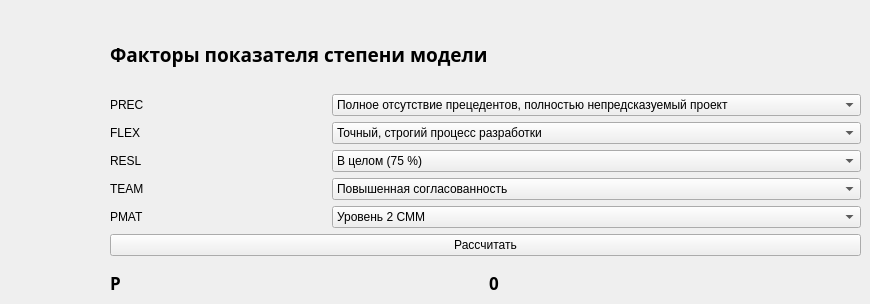
      <widget class="QWidget" name="tab_2">
       <attribute name="title">
        <string>Расчет показателя степени</string>
       </attribute>
       <widget class="QWidget" name="layoutWidget">
        <property name="geometry">
         <rect>
          <x>110</x>
          <y>20</y>
          <width>751</width>
          <height>236</height>
         </rect>
        </property>
        <layout class="QGridLayout" name="gridLayout_8">
         <item row="4" column="0">
          <widget class="QLabel" name="label_24">
           <property name="toolTip">
            <string>Сплоченность команды</string>
           </property>
           <property name="text">
            <string>TEAM</string>
           </property>
          </widget>
         </item>
         <item row="1" column="1">
          <widget class="QComboBox" name="powComboBox_1">
           <item>
            <property name="text">
             <string>Полное отсутствие прецедентов, полностью непредсказуемый проект</string>
            </property>
           </item>
           <item>
            <property name="text">
             <string>Почти полное отсутствие прецедентов, в значительной мере непредсказуемый проект</string>
            </property>
           </item>
           <item>
            <property name="text">
             <string>Наличие некоторого количества прецедентов</string>
            </property>
           </item>
           <item>
            <property name="text">
             <string>Общее знакомство с проектом</string>
            </property>
           </item>
           <item>
            <property name="text">
             <string>Значительное знакомство с проектом</string>
            </property>
           </item>
           <item>
            <property name="text">
             <string>Полное знакомство с проектом</string>
            </property>
           </item>
          </widget>
         </item>
         <item row="0" column="0" colspan="2">
          <widget class="QLabel" name="label_20">
           <property name="font">
            <font>
             <family>HelveticaNeueCyr</family>
             <pointsize>14</pointsize>
             <weight>75</weight>
             <bold>true</bold>
            </font>
           </property>
           <property name="text">
            <string>Факторы показателя степени модели</string>
           </property>
          </widget>
         </item>
         <item row="3" column="1">
          <widget class="QComboBox" name="powComboBox_3">
           <property name="currentIndex">
            <number>3</number>
           </property>
           <item>
            <property name="text">
             <string>Малое (20 %)</string>
            </property>
           </item>
           <item>
            <property name="text">
             <string>Некоторое (40 %)</string>
            </property>
           </item>
           <item>
            <property name="text">
             <string>Частое (60 %)</string>
            </property>
           </item>
           <item>
            <property name="text">
             <string>В целом (75 %)</string>
            </property>
           </item>
           <item>
            <property name="text">
             <string>Почти полное (90 %)</string>
            </property>
           </item>
           <item>
            <property name="text">
             <string>Полное (100%) </string>
            </property>
           </item>
          </widget>
         </item>
         <item row="1" column="0">
          <widget class="QLabel" name="label_21">
           <property name="toolTip">
            <string>Новизна проекта </string>
           </property>
           <property name="text">
            <string>PREC</string>
           </property>
          </widget>
         </item>
         <item row="5" column="1">
          <widget class="QComboBox" name="powComboBox_5">
           <property name="currentIndex">
            <number>2</number>
           </property>
           <item>
            <property name="text">
             <string>Уровень 1 СММ</string>
            </property>
           </item>
           <item>
            <property name="text">
             <string>Уровень 1+ СММ</string>
            </property>
           </item>
           <item>
            <property name="text">
             <string>Уровень 2 СММ</string>
            </property>
           </item>
           <item>
            <property name="text">
             <string>Уровень 3 СММ</string>
            </property>
           </item>
           <item>
            <property name="text">
             <string>Уровень 7 СММ</string>
            </property>
           </item>
           <item>
            <property name="text">
             <string>Уровень 5 СММ</string>
            </property>
           </item>
          </widget>
         </item>
         <item row="2" column="0">
          <widget class="QLabel" name="label_22">
           <property name="toolTip">
            <string>Гибкость процесса разработки</string>
           </property>
           <property name="text">
            <string>FLEX</string>
           </property>
          </widget>
         </item>
         <item row="4" column="1">
          <widget class="QComboBox" name="powComboBox_4">
           <property name="currentIndex">
            <number>3</number>
           </property>
           <item>
            <property name="text">
             <string>Сильно затрудненное взаимодействие</string>
            </property>
           </item>
           <item>
            <property name="text">
             <string>Несколько затрудненное взаимодействие</string>
            </property>
           </item>
           <item>
            <property name="text">
             <string>Некоторая согласованность</string>
            </property>
           </item>
           <item>
            <property name="text">
             <string>Повышенная согласованность</string>
            </property>
           </item>
           <item>
            <property name="text">
             <string>Высокая согласованность</string>
            </property>
           </item>
           <item>
            <property name="text">
             <string>Взаимодействие как в едином целом</string>
            </property>
           </item>
          </widget>
         </item>
         <item row="5" column="0">
          <widget class="QLabel" name="label_25">
           <property name="toolTip">
            <string>Уровень развития процесса разработки</string>
           </property>
           <property name="text">
            <string>PMAT</string>
           </property>
          </widget>
         </item>
         <item row="3" column="0">
          <widget class="QLabel" name="label_23">
           <property name="toolTip">
            <string>Анализ архитектуры системы и рисков</string>
           </property>
           <property name="text">
            <string>RESL</string>
           </property>
          </widget>
         </item>
         <item row="2" column="1">
          <widget class="QComboBox" name="powComboBox_2">
           <property name="currentIndex">
            <number>0</number>
           </property>
           <item>
            <property name="text">
             <string>Точный, строгий процесс разработки</string>
            </property>
           </item>
           <item>
            <property name="text">
             <string>Случайные послабления в процессе</string>
            </property>
           </item>
           <item>
            <property name="text">
             <string>Некоторые послабления в процессе</string>
            </property>
           </item>
           <item>
            <property name="text">
             <string>Большей частью согласованный процесс </string>
            </property>
           </item>
           <item>
            <property name="text">
             <string>Некоторое согласование процесса</string>
            </property>
           </item>
           <item>
            <property name="text">
             <string>Заказчик определил только общие цели </string>
            </property>
           </item>
          </widget>
         </item>
         <item row="6" column="0" colspan="2">
          <widget class="QPushButton" name="pCalculateButton">
           <property name="text">
            <string>Рассчитать</string>
           </property>
          </widget>
         </item>
        </layout>
       </widget>
       <widget class="QWidget" name="layoutWidget">
        <property name="geometry">
         <rect>
          <x>110</x>
          <y>270</y>
          <width>751</width>
          <height>25</height>
         </rect>
        </property>
        <layout class="QGridLayout" name="gridLayout_11">
         <item row="0" column="0">
          <widget class="QLabel" name="label_45">
           <property name="font">
            <font>
             <family>HelveticaNeueCyr</family>
             <pointsize>13</pointsize>
             <weight>75</weight>
             <bold>true</bold>
            </font>
           </property>
           <property name="text">
            <string>P</string>
           </property>
          </widget>
         </item>
         <item row="0" column="1">
          <widget class="QLabel" name="PLabel">
           <property name="font">
            <font>
             <family>HelveticaNeueCyr</family>
             <pointsize>13</pointsize>
             <weight>75</weight>
             <bold>true</bold>
            </font>
           </property>
           <property name="text">
            <string>0</string>
           </property>
          </widget>
         </item>
        </layout>
       </widget>
      </widget>
